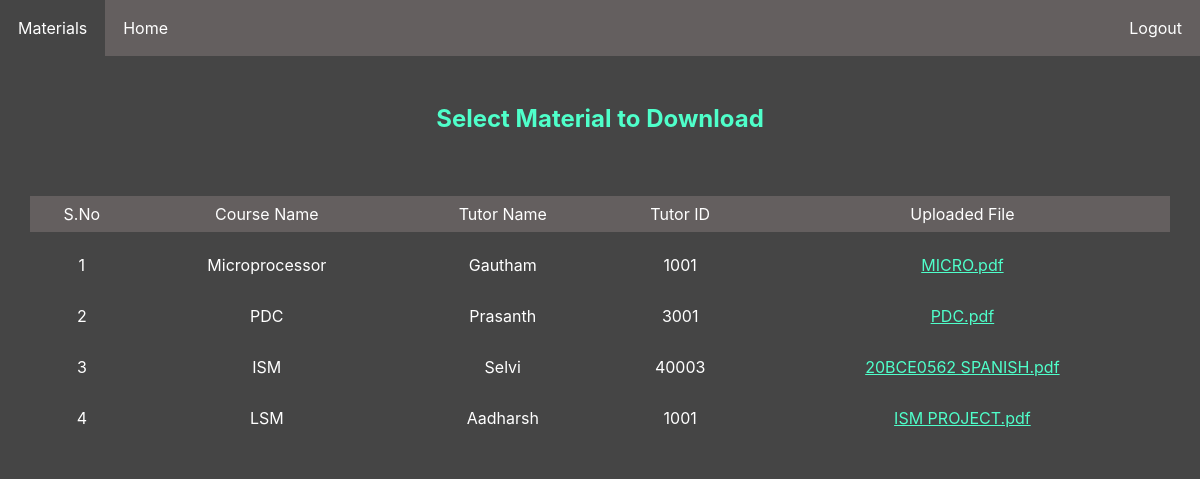
The page /student/materials.php on the database as committed earlier.
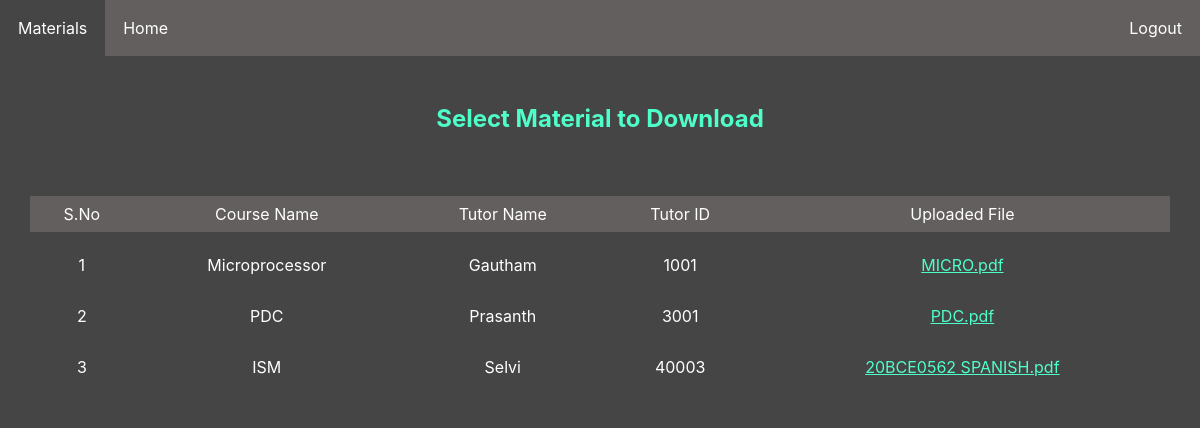
The same page on the database as committed later.
### tables this page shows
CREATE TABLE `materials` (
  `coursename` varchar(30) NOT NULL,
  `tutorname` varchar(30) NOT NULL,
  `filename` varchar(60) NOT NULL,
  `tutorid` int(10) NOT NULL
);

### student/materials.php (the view, shortened to what this page needs)
<!DOCTYPE html>
<html lang="en">
<head>
    <link rel="stylesheet" href="material.css">
</head>
<body>
<ul>
      <li><a class="active" href="#">Materials</a></li>
      <li><a href="home.php">Home</a></li>
      <li style="float:right; "><a href="logout.php" class="logout">Logout</a></li>
    </ul>
    <div class="section">
        <h1>Select Material to Download</h1>
    </div>
    <?php
    $host = "localhost";
    $user = "root";
    $password = '';
    $db_name = "TutorSpot";
    $con = mysqli_connect($host, $user, $password, $db_name);
        $sql = "select * from materials";
        $result = mysqli_query($con, $sql);
        $i=1;
  echo "<div class='div1'>";
  echo "<table>";
  echo "<tr id='header'>";
  echo "<td>S.No</td>";
  echo "<td> Course Name</td>";
  echo "<td> Tutor Name</td>";
  echo "<td> Tutor ID</td>";
  echo "<td> Uploaded File</td>";
  echo "</tr>";
while($row = mysqli_fetch_array($result)){
    echo "<tr>";
    echo "<td>".$i++."</td>";
    echo "<td>".$row['coursename']."</td>";
    echo "<td>".$row['tutorname']."</td>";
    echo "<td>".$row['tutorid']."</td>";
    $temp=$row['filename'];
    $path='../material/'.$temp;
    echo "<td><a class='downlink' download='$path' href='$path'>$temp</a></td>";
    echo "</tr>";
}
  echo "</table>";
  echo "</div>";
    ?>
</body>
</html>

Rows that differ between the two databases and show on the page:
removed materials: coursename "LSM", tutorname "Aadharsh", tutorid "1001", filename "ISM PROJECT.pdf"
